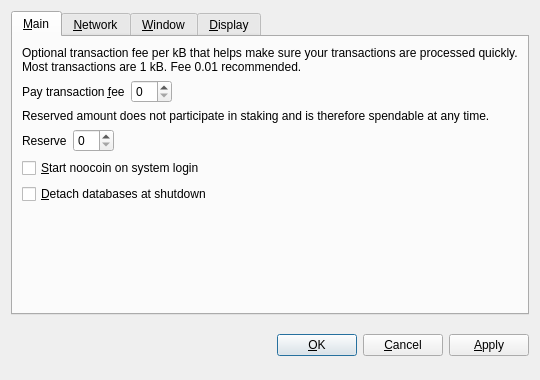
<?xml version="1.0" encoding="UTF-8"?>
<ui version="4.0">
 <class>OptionsDialog</class>
 <widget class="QDialog" name="OptionsDialog">
  <property name="geometry">
   <rect>
    <x>0</x>
    <y>0</y>
    <width>540</width>
    <height>380</height>
   </rect>
  </property>
  <property name="windowTitle">
   <string>Options</string>
  </property>
  <property name="modal">
   <bool>true</bool>
  </property>
  <layout class="QVBoxLayout" name="verticalLayout">
   <item>
    <widget class="QTabWidget" name="tabWidget">
     <property name="tabPosition">
      <enum>QTabWidget::North</enum>
     </property>
     <property name="currentIndex">
      <number>0</number>
     </property>
     <widget class="QWidget" name="tabMain">
      <attribute name="title">
       <string>&amp;Main</string>
      </attribute>
      <layout class="QVBoxLayout" name="verticalLayout_Main">
       <item>
        <widget class="QLabel" name="transactionFeeInfoLabel">
         <property name="text">
          <string>Optional transaction fee per kB that helps make sure your transactions are processed quickly. Most transactions are 1 kB. Fee 0.01 recommended.</string>
         </property>
         <property name="textFormat">
          <enum>Qt::PlainText</enum>
         </property>
         <property name="wordWrap">
          <bool>true</bool>
         </property>
        </widget>
       </item>
       <item>
        <layout class="QHBoxLayout" name="horizontalLayoutFee">
         <item>
          <widget class="QLabel" name="transactionFeeLabel">
           <property name="text">
            <string>Pay transaction &amp;fee</string>
           </property>
           <property name="textFormat">
            <enum>Qt::PlainText</enum>
           </property>
           <property name="buddy">
            <cstring>transactionFee</cstring>
           </property>
          </widget>
         </item>
         <item>
          <widget class="BitcoinAmountField" name="transactionFee"/>
         </item>
         <item>
          <spacer name="horizontalSpacerFee">
           <property name="orientation">
            <enum>Qt::Horizontal</enum>
           </property>
           <property name="sizeHint" stdset="0">
            <size>
             <width>40</width>
             <height>20</height>
            </size>
           </property>
          </spacer>
         </item>
        </layout>
       </item>
       <item>
        <widget class="QLabel" name="reserveBalanceInfoLabel">
         <property name="text">
          <string>Reserved amount does not participate in staking and is therefore spendable at any time.</string>
         </property>
         <property name="textFormat">
          <enum>Qt::PlainText</enum>
         </property>
         <property name="wordWrap">
          <bool>true</bool>
         </property>
        </widget>
       </item>
       <item>
        <layout class="QHBoxLayout" name="horizontalLayoutReserveBalance">
         <item>
          <widget class="QLabel" name="reserveBalanceLabel">
           <property name="text">
            <string>Reserve</string>
           </property>
           <property name="textFormat">
            <enum>Qt::PlainText</enum>
           </property>
           <property name="buddy">
            <cstring>reserveBalance</cstring>
           </property>
          </widget>
         </item>
         <item>
          <widget class="BitcoinAmountField" name="reserveBalance"/>
         </item>
         <item>
          <spacer name="horizontalSpacerReserveBalance">
           <property name="orientation">
            <enum>Qt::Horizontal</enum>
           </property>
           <property name="sizeHint" stdset="0">
            <size>
             <width>40</width>
             <height>20</height>
            </size>
           </property>
          </spacer>
         </item>
        </layout>
       </item>
       <item>
        <widget class="QCheckBox" name="bitcoinAtStartup">
         <property name="toolTip">
          <string>Automatically start noocoin after logging in to the system.</string>
         </property>
         <property name="text">
          <string>&amp;Start noocoin on system login</string>
         </property>
        </widget>
       </item>
       <item>
        <widget class="QCheckBox" name="detachDatabases">
         <property name="toolTip">
          <string>Detach block and address databases at shutdown. This means they can be moved to another data directory, but it slows down shutdown. The wallet is always detached.</string>
         </property>
         <property name="text">
          <string>&amp;Detach databases at shutdown</string>
         </property>
        </widget>
       </item>
       <item>
        <spacer name="verticalSpacer_Main">
         <property name="orientation">
          <enum>Qt::Vertical</enum>
         </property>
         <property name="sizeHint" stdset="0">
          <size>
           <width>20</width>
           <height>40</height>
          </size>
         </property>
        </spacer>
       </item>
      </layout>
     </widget>
     <widget class="QWidget" name="tabNetwork">
      <attribute name="title">
       <string>&amp;Network</string>
      </attribute>
      <layout class="QVBoxLayout" name="verticalLayout_Network">
       <item>
        <widget class="QCheckBox" name="mapPortUpnp">
         <property name="toolTip">
          <string>Automatically open the noocoin client port on the router. This only works when your router supports UPnP and it is enabled.</string>
         </property>
         <property name="text">
          <string>Map port using &amp;UPnP</string>
         </property>
        </widget>
       </item>
       <item>
        <widget class="QCheckBox" name="connectSocks">
         <property name="toolTip">
          <string>Connect to the noocoin network through a SOCKS proxy (e.g. when connecting through Tor).</string>
         </property>
         <property name="text">
          <string>&amp;Connect through SOCKS proxy:</string>
         </property>
        </widget>
       </item>
       <item>
        <layout class="QHBoxLayout" name="horizontalLayout_Network">
         <item>
          <widget class="QLabel" name="proxyIpLabel">
           <property name="text">
            <string>Proxy &amp;IP:</string>
           </property>
           <property name="textFormat">
            <enum>Qt::PlainText</enum>
           </property>
           <property name="buddy">
            <cstring>proxyIp</cstring>
           </property>
          </widget>
         </item>
         <item>
          <widget class="QValidatedLineEdit" name="proxyIp">
           <property name="maximumSize">
            <size>
             <width>140</width>
             <height>16777215</height>
            </size>
           </property>
           <property name="toolTip">
            <string>IP address of the proxy (e.g. 127.0.0.1)</string>
           </property>
          </widget>
         </item>
         <item>
          <widget class="QLabel" name="proxyPortLabel">
           <property name="text">
            <string>&amp;Port:</string>
           </property>
           <property name="textFormat">
            <enum>Qt::PlainText</enum>
           </property>
           <property name="buddy">
            <cstring>proxyPort</cstring>
           </property>
          </widget>
         </item>
         <item>
          <widget class="QLineEdit" name="proxyPort">
           <property name="maximumSize">
            <size>
             <width>55</width>
             <height>16777215</height>
            </size>
           </property>
           <property name="toolTip">
            <string>Port of the proxy (e.g. 9050)</string>
           </property>
          </widget>
         </item>
         <item>
          <widget class="QLabel" name="socksVersionLabel">
           <property name="text">
            <string>SOCKS &amp;Version:</string>
           </property>
           <property name="textFormat">
            <enum>Qt::PlainText</enum>
           </property>
           <property name="buddy">
            <cstring>socksVersion</cstring>
           </property>
          </widget>
         </item>
         <item>
          <widget class="QValueComboBox" name="socksVersion">
           <property name="toolTip">
            <string>SOCKS version of the proxy (e.g. 5)</string>
           </property>
          </widget>
         </item>
         <item>
          <spacer name="horizontalSpacer_Network">
           <property name="orientation">
            <enum>Qt::Horizontal</enum>
           </property>
           <property name="sizeHint" stdset="0">
            <size>
             <width>40</width>
             <height>20</height>
            </size>
           </property>
          </spacer>
         </item>
        </layout>
       </item>
       <item>
        <spacer name="verticalSpacer_Network">
         <property name="orientation">
          <enum>Qt::Vertical</enum>
         </property>
         <property name="sizeHint" stdset="0">
          <size>
           <width>20</width>
           <height>40</height>
          </size>
         </property>
        </spacer>
       </item>
      </layout>
     </widget>
     <widget class="QWidget" name="tabWindow">
      <attribute name="title">
       <string>&amp;Window</string>
      </attribute>
      <layout class="QVBoxLayout" name="verticalLayout_Window">
       <item>
        <widget class="QCheckBox" name="minimizeToTray">
         <property name="toolTip">
          <string>Show only a tray icon after minimizing the window.</string>
         </property>
         <property name="text">
          <string>&amp;Minimize to the tray instead of the taskbar</string>
         </property>
        </widget>
       </item>
       <item>
        <widget class="QCheckBox" name="minimizeOnClose">
         <property name="toolTip">
          <string>Minimize instead of exit the application when the window is closed. When this option is enabled, the application will be closed only after selecting Quit in the menu.</string>
         </property>
         <property name="text">
          <string>M&amp;inimize on close</string>
         </property>
        </widget>
       </item>
       <item>
        <spacer name="verticalSpacer_Window">
         <property name="orientation">
          <enum>Qt::Vertical</enum>
         </property>
         <property name="sizeHint" stdset="0">
          <size>
           <width>20</width>
           <height>40</height>
          </size>
         </property>
        </spacer>
       </item>
      </layout>
     </widget>
     <widget class="QWidget" name="tabDisplay">
      <attribute name="title">
       <string>&amp;Display</string>
      </attribute>
      <layout class="QVBoxLayout" name="verticalLayout_Display">
       <item>
        <layout class="QHBoxLayout" name="horizontalLayout_1_Display">
         <item>
          <widget class="QLabel" name="langLabel">
           <property name="text">
            <string>User Interface &amp;language:</string>
           </property>
           <property name="textFormat">
            <enum>Qt::PlainText</enum>
           </property>
           <property name="buddy">
            <cstring>lang</cstring>
           </property>
          </widget>
         </item>
         <item>
          <widget class="QValueComboBox" name="lang">
           <property name="toolTip">
            <string>The user interface language can be set here. This setting will take effect after restarting noocoin.</string>
           </property>
          </widget>
         </item>
        </layout>
       </item>
       <item>
        <layout class="QHBoxLayout" name="horizontalLayout_2_Display">
         <item>
          <widget class="QLabel" name="unitLabel">
           <property name="text">
            <string>&amp;Unit to show amounts in:</string>
           </property>
           <property name="textFormat">
            <enum>Qt::PlainText</enum>
           </property>
           <property name="buddy">
            <cstring>unit</cstring>
           </property>
          </widget>
         </item>
         <item>
          <widget class="QValueComboBox" name="unit">
           <property name="toolTip">
            <string>Choose the default subdivision unit to show in the interface and when sending coins.</string>
           </property>
          </widget>
         </item>
        </layout>
       </item>
       <item>
        <widget class="QCheckBox" name="displayAddresses">
         <property name="toolTip">
          <string>Whether to show noocoin addresses in the transaction list or not.</string>
         </property>
         <property name="text">
          <string>&amp;Display addresses in transaction list</string>
         </property>
        </widget>
       </item>
       <item>
        <widget class="QCheckBox" name="coinControlFeatures">
         <property name="toolTip">
          <string>Whether to show coin control features or not.</string>
         </property>
         <property name="text">
          <string>Display coin &amp;control features (experts only!)</string>
         </property>
        </widget>
       </item>
       <item>
        <spacer name="verticalSpacer_Display">
         <property name="orientation">
          <enum>Qt::Vertical</enum>
         </property>
         <property name="sizeHint" stdset="0">
          <size>
           <width>20</width>
           <height>40</height>
          </size>
         </property>
        </spacer>
       </item>
      </layout>
     </widget>
    </widget>
   </item>
   <item>
    <layout class="QHBoxLayout" name="horizontalLayout_Buttons">
     <item>
      <spacer name="horizontalSpacer_1">
       <property name="orientation">
        <enum>Qt::Horizontal</enum>
       </property>
       <property name="sizeHint" stdset="0">
        <size>
         <width>40</width>
         <height>48</height>
        </size>
       </property>
      </spacer>
     </item>
     <item>
      <widget class="QLabel" name="statusLabel">
       <property name="font">
        <font>
         <weight>75</weight>
         <bold>true</bold>
        </font>
       </property>
       <property name="text">
        <string/>
       </property>
       <property name="textFormat">
        <enum>Qt::PlainText</enum>
       </property>
       <property name="wordWrap">
        <bool>true</bool>
       </property>
      </widget>
     </item>
     <item>
      <spacer name="horizontalSpacer_2">
       <property name="orientation">
        <enum>Qt::Horizontal</enum>
       </property>
       <property name="sizeHint" stdset="0">
        <size>
         <width>40</width>
         <height>48</height>
        </size>
       </property>
      </spacer>
     </item>
     <item>
      <widget class="QPushButton" name="okButton">
       <property name="text">
        <string>&amp;OK</string>
       </property>
      </widget>
     </item>
     <item>
      <widget class="QPushButton" name="cancelButton">
       <property name="text">
        <string>&amp;Cancel</string>
       </property>
       <property name="autoDefault">
        <bool>false</bool>
       </property>
      </widget>
     </item>
     <item>
      <widget class="QPushButton" name="applyButton">
       <property name="text">
        <string>&amp;Apply</string>
       </property>
       <property name="autoDefault">
        <bool>false</bool>
       </property>
      </widget>
     </item>
    </layout>
   </item>
  </layout>
 </widget>
 <customwidgets>
  <customwidget>
   <class>BitcoinAmountField</class>
   <extends>QSpinBox</extends>
   <header>bitcoinamountfield.h</header>
  </customwidget>
  <customwidget>
   <class>QValueComboBox</class>
   <extends>QComboBox</extends>
   <header>qvaluecombobox.h</header>
  </customwidget>
  <customwidget>
   <class>QValidatedLineEdit</class>
   <extends>QLineEdit</extends>
   <header>qvalidatedlineedit.h</header>
  </customwidget>
 </customwidgets>
 <resources/>
 <connections/>
</ui>
